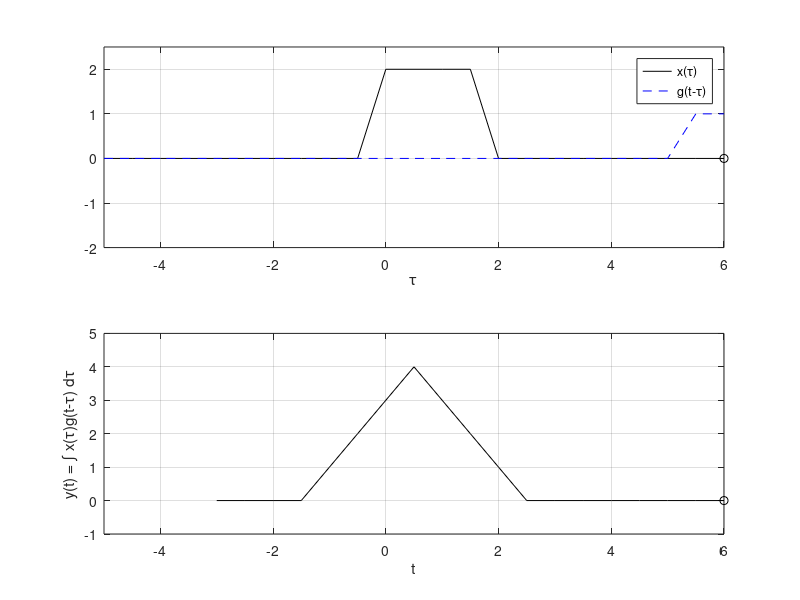

This figure's MATLAB source:
clc
clear
clf

x = @(t) 2*(t>=0 & t<2);
g = @(t) (t>=-1 & t<1);

dtau = 0.5;
tau = -5:dtau:6;

t = -3:0.5:6;
y = NaN*zeros(1, length(t));


for ii=1:length(t)
    xg = g(t(ii)-tau).*x(tau);
    lxh = length(xg);
    y(ii)=trapz(tau,xg);
    
    subplot(2,1,1)
    plot(tau,x(tau), 'k-', tau, g(t(ii)-tau), 'b--', t(ii), 0, 'ok');
    xlabel('\tau'); axis ([tau(1) tau(end) -2.0 2.5]); grid;
    legend('x(\tau)','g(t-\tau)');
    
    subplot(2,1,2), plot(t, y, 'k', t(ii), y(ii), 'ok');
    xlabel('t'); ylabel('y(t) = \int x(\tau)g(t-\tau) d\tau');
    axis([tau(1) tau(end) -1.0 5.0]); grid;
    drawnow;
    
end
